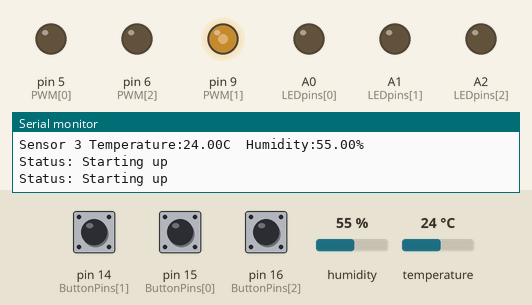
The sketch below on a simulated SparkFun Pro Micro, built with avr-gcc and run on an emulated ATmega32U4. Shown: output pins drawn as LEDs (lit = HIGH), the last lines printed to the serial monitor. Dashed ring = blinking. The test bench sets the inputs (shaded band); at power-on: pin 14 (ButtonPins[1]) LOW, pin 15 (ButtonPins[0]) LOW, pin 16 (ButtonPins[2]) LOW, humidity 55 %, temperature 24 °C.

Above: at 2.25 s.
2.3 s: pin 14 (ButtonPins[1]) pulled HIGH for 0.15 s
At 2.45 s:
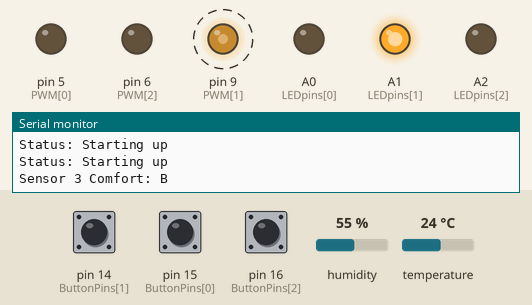
5.8 s: pin 15 (ButtonPins[0]) pulled HIGH for 0.15 s
At 6.05 s:
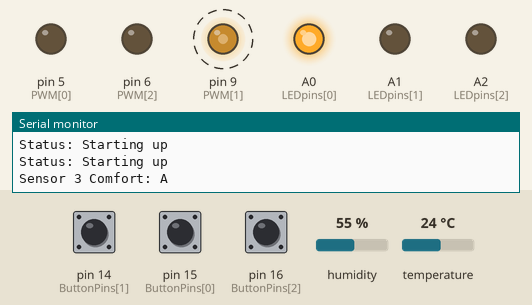
9.3 s: pin 16 (ButtonPins[2]) pulled HIGH for 0.15 s
At 9.45 s:
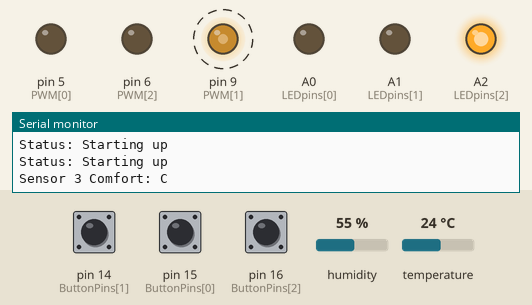
Timing chart, 0 to 17.3 s (numbered marks = the images above; inputs shaded):
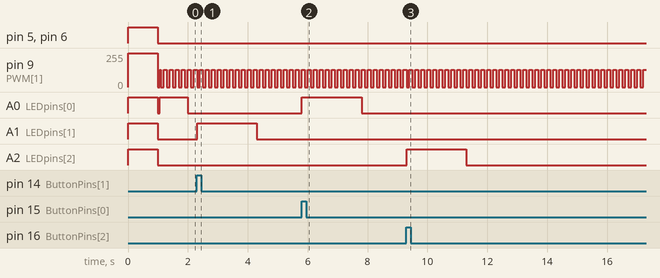

The sketch:

Arduino_Firmware.ino
```cpp
/*
SENSOR NODE SOFTWARE

This software is intended to run on a Arduino-compatible Sparkfun Pro Micro 3.3V.

The hardware connections are as follows:

Buttons: (all are active high)
 - Happy_button = pin 15
 - Indifferent_button= pin 14
 - Sad_button= pin 16

LEDs associated with the buttons:
 - Green_light = A0
 - Yellow_light = A1
 - Red_light = A2

The HTU2ID sensor:
 - SDA = pin 2
 - SCL = pin 3

Hardware Connections for RGB LED (common cathode)
 - redPWM = pin 5
 - greenPWM = pin 9
 - bluePWM = pin 6
*/

// In DEBUG mode, status information is printed over the serial port.
#define DEBUG 1

// SENSOR ID. Each sensor must have a unique ID, which is used to determine which reading comes from which part of the building.
#define SENSOR_ID 3

// Time delay between sensor readings (in seconds)
unsigned int sensor_period = 20;
bool have_upload_period = false; // has the hardcoded value been uploaded from the coordinator?

//DEFINE LIBRARIES
#include <SoftwareSerial.h>
#include <Wire.h> // The I2C library
#include "SparkFunHTU21D.h" // Sensor's library

//Global variables
HTU21D The_sensor;

//Pins
int ButtonPins[] = {15, 14, 16}; // Happy, Indifferent, Sad
int LEDpins[] = {A0, A1, A2}; // Green, Yellow, Red
int PWM[] = {5, 9, 6}; // Red, Green, Blue
SoftwareSerial XBee(8, 7); // RX, TX

// Keep track of the status of the system using this enumeration
enum NodeStatus {
  StartingUp, // before first contact
  NodeOK, // working normally
  LossOfRadioContact // Lost contact with the coordinator
} nodeStatus;

// Keep track of the button status using this state machine
enum ButtonStatus {
  // These numbers match up with the corresponding indices in LEDpins and ButtonPins
  HappyDown = 0,
  IndifferentDown = 1,
  SadDown = 2,
  NoButtons = 3
} buttonStatus;

// Time of last radio contact
unsigned long last_contact = 0; // time from millis() of last contact with the coordinator

void setup() {
  // General Setup
  nodeStatus = StartingUp;

  // Initialise the pins and turn on all the LEDs for testing
  for (int i = 0; i < 3; i++)
  {
    pinMode(LEDpins[i], OUTPUT);
    digitalWrite(LEDpins[i], 1);

    pinMode(PWM[i], OUTPUT);
    digitalWrite(PWM[i], 1);
  }

  // Initialise the serial ports (for both Xbees and the USB serial)
  XBee.begin(9600); // Initialise the XBee SoftwareSerial
  Serial.begin(9600);

  // Wait a bit, and then turn off the LEDs
  delay(1000);
  ledRGB(0, 0, 0);
  digitalWrite(LEDpins[0], 0);
  digitalWrite(LEDpins[1], 0);
  digitalWrite(LEDpins[2], 0);

  // Just once, read the sensors on startup
  readSensors();
}

void loop() {
  // Is it time to obtain new sensor data?
  static unsigned long last_sensor_read = 0;
  unsigned long current_time = millis();
  if ((current_time - last_sensor_read)/1000 >= sensor_period) {
    // Unsigned arithmetic automatically accounts for clock rollover
    readSensors();
    last_sensor_read = current_time;
  }

  // Have we been told about the update period?
  if ((!have_upload_period) && (nodeStatus == NodeOK)) {
    static unsigned long last_request = 0;
    if ((current_time - last_request) >= 5000) {
      // SensorID,?
      XBee.print(SENSOR_ID);
      XBee.println(",?");
      last_request = millis();
    }
  }

  // Check that we're still in radio communication with the coordinator
  checkRadio();

  // Handle the buttons
  readButtons();

  // Update the LEDs
  updateStatusLED();
  updateButtonLEDs();

#if DEBUG
  static unsigned long last_print = 0;
  if ((millis() - last_print) > 1000) {
    last_print = millis();
    switch (nodeStatus) {
      case StartingUp:
        Serial.println("Status: Starting up");
        break;
      case NodeOK:
        //Serial.println("Status OK");
        break;
      case LossOfRadioContact:
        Serial.println("Loss of radio contact");
        break;
    }
  }
#endif

}

// =-=-=-=-=-=-=-=-=-=-=-=-=-=-=-=-=-=-=-=-=-=-=-=-=-=-=-=-=-=-=-=-=-=-=-=
// SENSORS
// =-=-=-=-=-=-=-=-=-=-=-=-=-=-=-=-=-=-=-=-=-=-=-=-=-=-=-=-=-=-=-=-=-=-=-=
void readSensors() {
  // Read the temp and humidity from the sensors
  float humid = The_sensor.readHumidity();
  float temp = The_sensor.readTemperature();

  // Output in CSV format
  // SensorID,temp,humidity
  XBee.print(SENSOR_ID);
  XBee.print(",");
  XBee.print(temp);
  XBee.print(",");
  XBee.print(humid);
  XBee.println("");

#if DEBUG
  Serial.print("Sensor ");
  Serial.print(SENSOR_ID);
  Serial.print(" Temperature:");
  Serial.print(temp );
  Serial.print("C ");
  Serial.print(" Humidity:");
  Serial.print(humid );
  Serial.println("%");
#endif
}

// =-=-=-=-=-=-=-=-=-=-=-=-=-=-=-=-=-=-=-=-=-=-=-=-=-=-=-=-=-=-=-=-=-=-=-=
// BUTTONS
// =-=-=-=-=-=-=-=-=-=-=-=-=-=-=-=-=-=-=-=-=-=-=-=-=-=-=-=-=-=-=-=-=-=-=-=
void readButtons()
{
  static unsigned long last_change = 0;
  unsigned long current_time = millis();
  if (((current_time - last_change) < 2000) && (buttonStatus != NoButtons)) {
    // It has been too soon since the last change. Disallow this.
    return;
  }

  if (buttonStatus == NoButtons) {
    // Allowable transitions: to any button down.

    // Loop through all buttons:
    for (int i = 0; i < (int)NoButtons; i++) {
      // Read the button state
      if (digitalRead(ButtonPins[i])) {
        // A comfort button has been pressed.

        last_change = millis();
        buttonStatus = (ButtonStatus)i; // Update the state machine

        // Send this message over the radio in the format:
        //     SensorID,comfort_code
        // The comfort_code is:
        //      'A' = happy
        //      'B' = indifferent
        //      'C' = sad
        XBee.print(SENSOR_ID);
        XBee.print(",");
        XBee.println((char)(buttonStatus + 'A'));

#if DEBUG
        Serial.print("Sensor ");
        Serial.print(SENSOR_ID);
        Serial.print(" Comfort: ");
        Serial.println((char)(buttonStatus + 'A'));
#endif

        break; // Only allow one button to be pressed at once
      }
    }
  } else {
    // A button is currently pressed.

    // Allowable transitions: to button released.
    if (digitalRead(ButtonPins[buttonStatus]) == 0) {
      // The button has been released.
      buttonStatus = NoButtons;
      last_change = millis();
    }
  }
}

// =-=-=-=-=-=-=-=-=-=-=-=-=-=-=-=-=-=-=-=-=-=-=-=-=-=-=-=-=-=-=-=-=-=-=-=
// RADIO
// =-=-=-=-=-=-=-=-=-=-=-=-=-=-=-=-=-=-=-=-=-=-=-=-=-=-=-=-=-=-=-=-=-=-=-=
void checkRadio()
{
  // The coordinator will send us periodic packets to indicate that we're still in radio contact.
  if (XBee.available()) {
    char msg = XBee.read();
    if (msg == 0x00) {
      Serial.println("Coordinator reports failure to upload.");
    } else if (msg == 0x01) {
      Serial.println("Coordinator reports success.");
      // Byte 1 indicates an OK status from the coordinator.
      last_contact = millis();
      nodeStatus = NodeOK;
    } else {
      // Update how often we send messages
      sensor_period = (unsigned int)msg;
      Serial.print("New upload period ");
      Serial.print(sensor_period);
      Serial.println(" s");
      have_upload_period = true;
    }
  }

  // Check how long it has been since last radio contact
  unsigned long current_time = millis();
  if ((current_time - last_contact)/1000 > (sensor_period*2 + 2)) {
    // Unsigned arithmetic automatically accounts for clock rollover
    // More than n seconds have passed since last radio contact
    nodeStatus = LossOfRadioContact;
  }
}

// =-=-=-=-=-=-=-=-=-=-=-=-=-=-=-=-=-=-=-=-=-=-=-=-=-=-=-=-=-=-=-=-=-=-=-=
// LEDs
// =-=-=-=-=-=-=-=-=-=-=-=-=-=-=-=-=-=-=-=-=-=-=-=-=-=-=-=-=-=-=-=-=-=-=-=

void updateStatusLED()
{
  switch (nodeStatus) {
    case StartingUp:
      // Fast blinking green led
      if ((millis() / 100) % 2 == 0) {
        ledRGB(0, 128, 0);
      } else {
        ledRGB(0, 0, 0);
      }
      break;
    case NodeOK:
      // Display the button status on this LED
      switch (buttonStatus) {
        case HappyDown:
          ledRGB(0, 255, 0); // Bright green
          break;
        case IndifferentDown:
          ledRGB(128, 128, 48); // Whitish green
          break;
        case SadDown:
          ledRGB(255, 0, 0); // Red
          break;
        case NoButtons:
          ledRGB(0, 1, 0); // Very faint green
          break;
      }

      break;
    case LossOfRadioContact:
      // Blinking red LED
      if ((millis() / 200) % 2 == 0) {
        ledRGB(255, 0, 0);
      } else {
        ledRGB(0, 0, 0);
      }
      break;
  }
}

void updateButtonLEDs()
{
  for (int i = 0; i < NoButtons; i++) {
    digitalWrite(LEDpins[i], buttonStatus == i);
  }
}

// =-=-=-=-=-=-=-=-=-=-=-=-=-=-=-=-=-=-=-=-=-=-=-=-=-=-=-=-=-=-=-=-=-=-=-=
// RGB LED.
// Takes an input of the RGB PWM ratio (from 1-255)
// =-=-=-=-=-=-=-=-=-=-=-=-=-=-=-=-=-=-=-=-=-=-=-=-=-=-=-=-=-=-=-=-=-=-=-=
void ledRGB (int red, int green, int blue) {
  analogWrite(PWM[0], red);
  analogWrite(PWM[1], green);
  analogWrite(PWM[2], blue);
}
```

Measured:
- after the input at 2.3 s, A1 (LEDpins[1]): LOW → HIGH at once, → LOW 2.0 s later
- after the input at 5.8 s, A0 (LEDpins[0]): LOW → HIGH at once, → LOW 2.0 s later
- after the input at 9.3 s, A2 (LEDpins[2]): LOW → HIGH at once, → LOW 2.0 s later
- by itself, pin 9 (PWM[1]): alternates 128/255 for 0.10 s and 0/255 for 0.10 s
